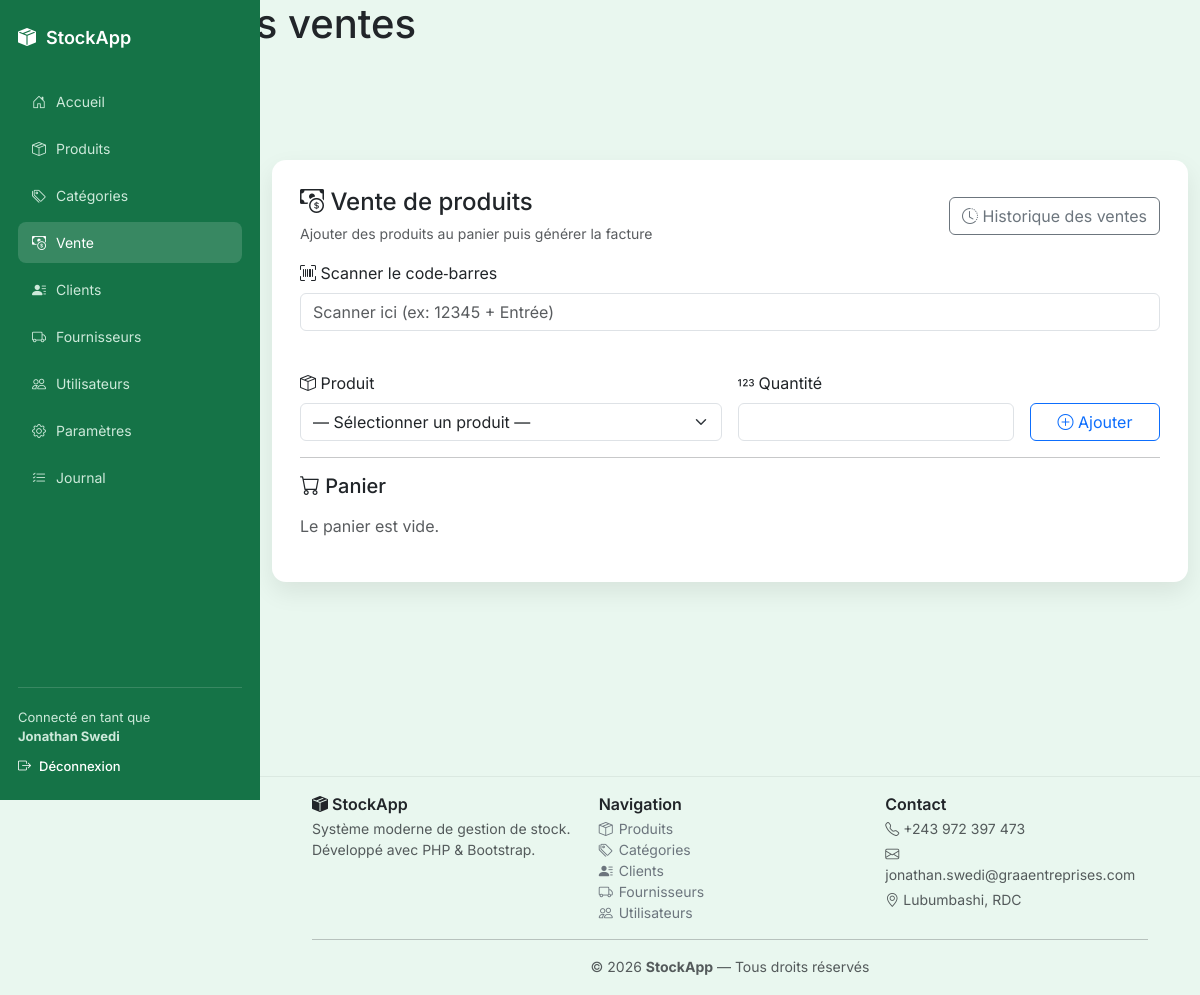
Page /index.php?action=sales (signed in) on the earlier database version.
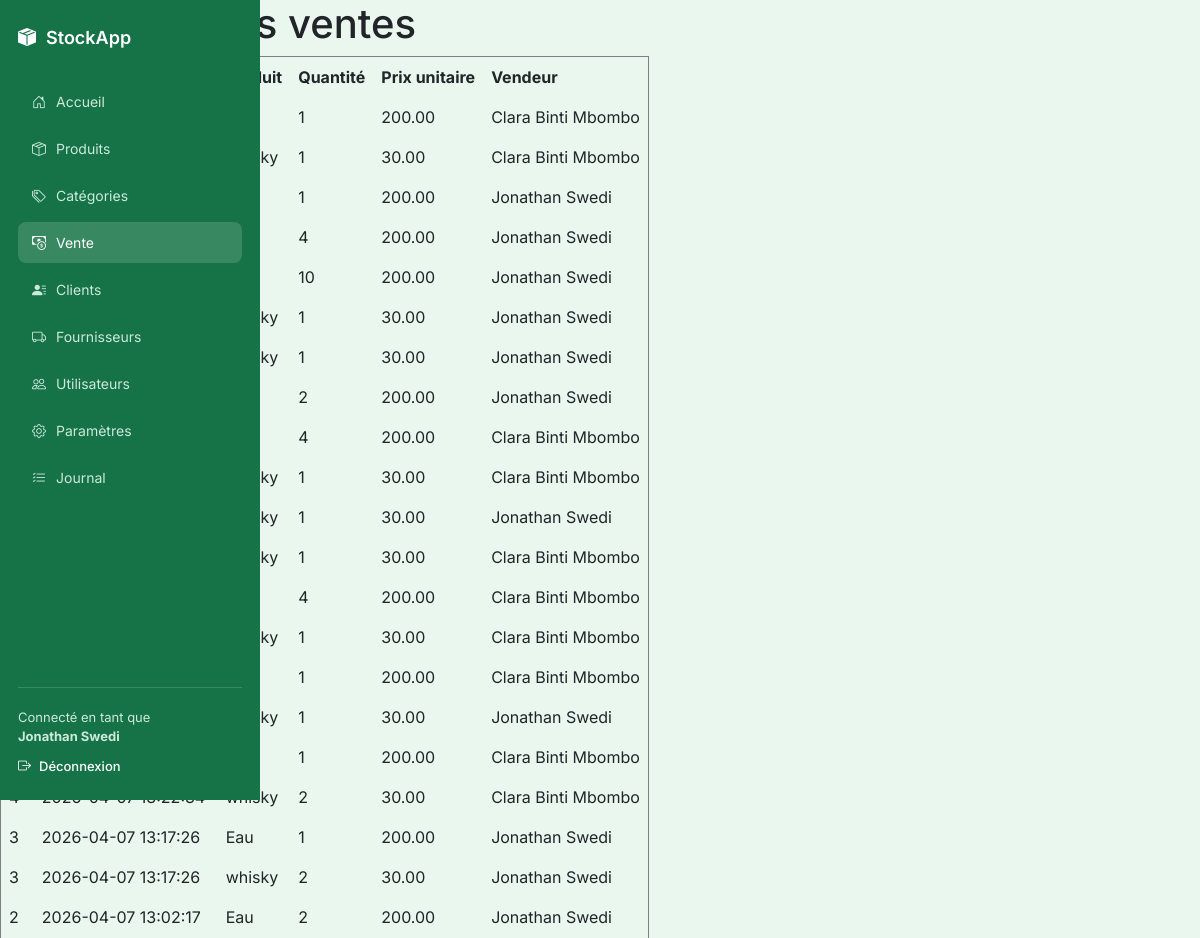
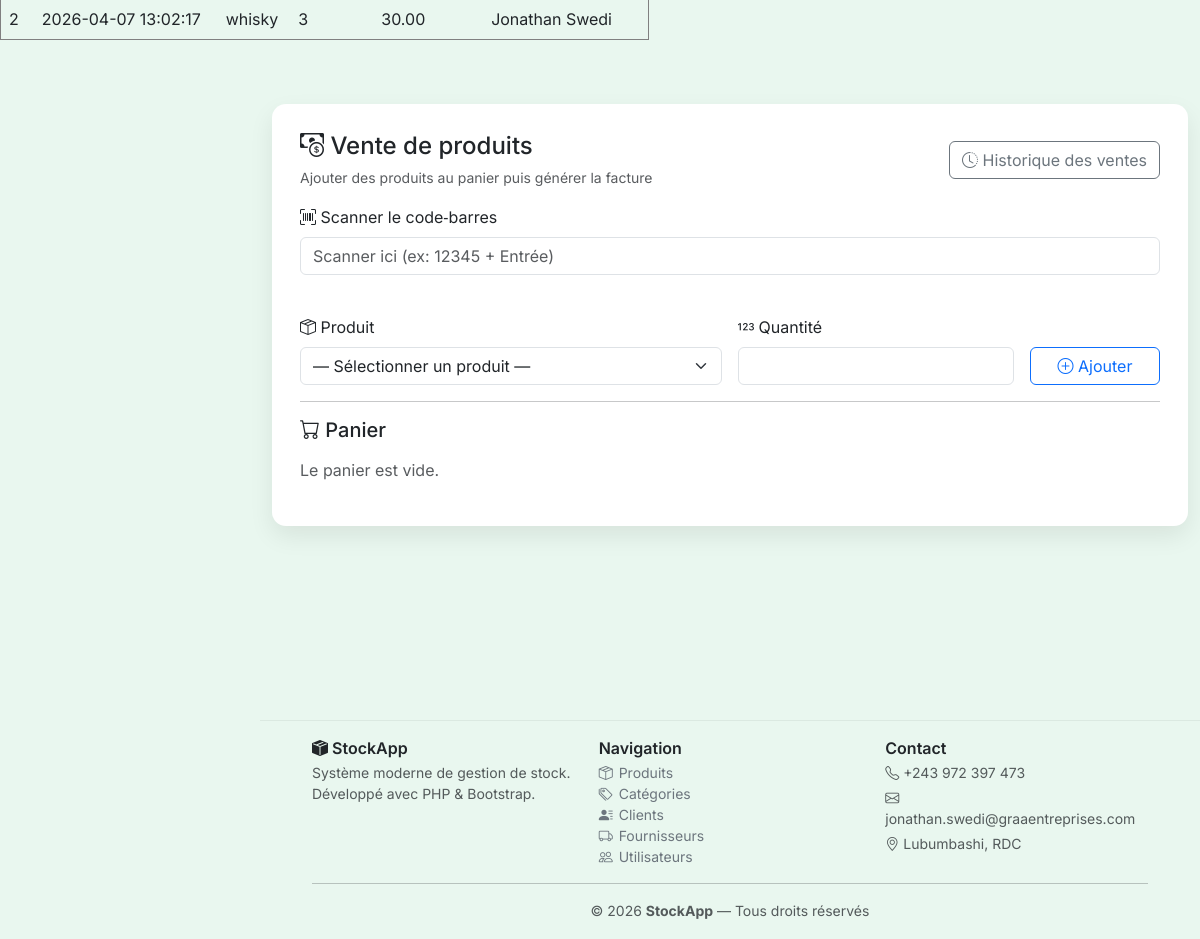
Same page on the later database version (2 pictures, top to bottom).
### tables this page shows
CREATE TABLE `sales` (
  `id` int(11) NOT NULL,
  `user_id` int(11) NOT NULL,
  `created_at` timestamp NOT NULL DEFAULT current_timestamp(),
  `total_amount` decimal(10,2) NOT NULL DEFAULT 0.00,
  `payment_method` enum('cash','mobile') NOT NULL DEFAULT 'cash'
);

CREATE TABLE `sale_items` (
  `id` int(11) NOT NULL,
  `sale_id` int(11) NOT NULL,
  `product_id` int(11) NOT NULL,
  `quantity` int(11) NOT NULL,
  `unit_price` decimal(10,2) NOT NULL,
  `total_price` decimal(10,2) NOT NULL
);

CREATE TABLE `users` (
  `id` int(11) NOT NULL,
  `name` varchar(150) NOT NULL,
  `email` varchar(150) NOT NULL,
  `password` varchar(255) NOT NULL,
  `role` enum('admin','staff') DEFAULT 'staff',
  `created_at` timestamp NOT NULL DEFAULT current_timestamp(),
  `role_id` int(11) NOT NULL DEFAULT 1,
  `is_active` tinyint(1) NOT NULL DEFAULT 1
);

CREATE TABLE `products` (
  `id` int(11) NOT NULL,
  `name` varchar(150) NOT NULL,
  `description` text DEFAULT NULL,
  `price` decimal(10,2) NOT NULL,
  `purchase_price` decimal(10,2) DEFAULT NULL,
  `quantity` int(11) DEFAULT 0,
  `barcode` varchar(100) DEFAULT NULL,
  `category_id` int(11) DEFAULT NULL,
  `created_at` timestamp NOT NULL DEFAULT current_timestamp()
);

### App/Controllers/ControllerSale.php (called while the page is built, shortened)
<?php
require_once './App/Models/Sale.php';
class ControllerSale
{
    public function index()
    {
        $saleModel = new Sale();
$sales = $saleModel->getSalesHistory();
require 'views/sales/history.php';
        require './App/Views/Sales/index.php';
    }
}

### App/config/database.php (called while the page is built)
<?php
return [
    'host' => 'localhost',
    'dbname' => 'stock_app',
    'username' => 'root',
    'password' => '',
    'charset' => 'utf8'
];
?>

### App/Models/database.php (called while the page is built)
<?php
class Database
{
    private $conn = null;
    public function __construct()
    {
        if ($this->conn === null) {
            $config = require __DIR__ . '/../config/database.php';
            $host     = $config['host'];
            $dbname   = $config['dbname'];
            $username = $config['username'];
            $password = $config['password'];
            try {
                $this->conn = new PDO(
                    "mysql:host=$host;dbname=$dbname;charset=utf8",
                    $username,
                    $password
                );
                $this->conn->setAttribute(PDO::ATTR_ERRMODE, PDO::ERRMODE_EXCEPTION);
            } catch (PDOException $e) {
                die("Erreur de connexion à la base de données : " . $e->getMessage());
            }
        }
    }
    public function getConnection()
    {
        return $this->conn;
    }
}
?>

### App/Models/Sale.php (called while the page is built, shortened)
    <?php
    class Sale
    {
        private $pdo;
        public function __construct()
        {
            $database = new Database();
            $this->pdo = $database->getConnection();
        }
        public function getSalesHistory(): array
{
    $sql = "
        SELECT
            s.id,
            s.created_at,
            p.name AS product_name,
            si.quantity,
            si.unit_price AS price,
            u.name AS user_name
        FROM sales s
        JOIN sale_items si ON si.sale_id = s.id
        JOIN products p ON p.id = si.product_id
        JOIN users u ON u.id = s.user_id
        ORDER BY s.created_at DESC
    ";
    $stmt = $this->pdo->prepare($sql);
    $stmt->execute();
    return $stmt->fetchAll(PDO::FETCH_ASSOC);
}
    }

### App/Views/Sales/history.php (the view, shortened to what this page needs)
<!DOCTYPE html>
<html lang="fr">
<head>
</head>
<body>
<h1>Historique des ventes</h1>
<?php if (empty($sales)): ?>
    <p>Aucune vente enregistrée.</p>
<?php else: ?>
<table border="1" cellpadding="8" cellspacing="0">
    <thead>
        <tr>
            <th>ID</th>
            <th>Date</th>
            <th>Produit</th>
            <th>Quantité</th>
            <th>Prix unitaire</th>
            <th>Vendeur</th>
        </tr>
    </thead>
    <tbody>
        <?php foreach ($sales as $sale): ?>
            <tr>
                <td><?= htmlspecialchars($sale['id']) ?></td>
                <td><?= htmlspecialchars($sale['created_at']) ?></td>
                <td><?= htmlspecialchars($sale['product_name']) ?></td>
                <td><?= htmlspecialchars($sale['quantity']) ?></td>
                <td><?= htmlspecialchars($sale['price']) ?></td>
                <td><?= htmlspecialchars($sale['user_name']) ?></td>
            </tr>
        <?php endforeach; ?>
    </tbody>
</table>
<?php endif; ?>
</body>
</html>

Differences in the rows shown:
added sales: sale_items.quantity "1", sale_items.unit_price "200.00", user.name "Clara Binti Mbombo", sale_items.unit_price "30.00"
added sales: sale_items.quantity "1", sale_items.unit_price "200.00", user.name "Jonathan Swedi"
added sales: sale_items.quantity "4", sale_items.unit_price "200.00", user.name "Jonathan Swedi"
added sales: sale_items.quantity "10", sale_items.unit_price "200.00", user.name "Jonathan Swedi"
added sales: sale_items.quantity "1", sale_items.unit_price "30.00", user.name "Jonathan Swedi"
added sales: sale_items.quantity "1", sale_items.unit_price "30.00", user.name "Jonathan Swedi", sale_items.quantity "2", sale_items.unit_price "200.00"
added sales: sale_items.quantity "4", sale_items.unit_price "200.00", user.name "Clara Binti Mbombo", sale_items.quantity "1", sale_items.unit_price "30.00"
added sales: sale_items.quantity "1", sale_items.unit_price "30.00", user.name "Jonathan Swedi"
added sales: sale_items.quantity "1", sale_items.unit_price "30.00", user.name "Clara Binti Mbombo", sale_items.quantity "4", sale_items.unit_price "200.00"
added sales: sale_items.quantity "1", sale_items.unit_price "30.00", user.name "Clara Binti Mbombo"
added sales: sale_items.quantity "1", sale_items.unit_price "200.00", user.name "Clara Binti Mbombo"
added sales: sale_items.quantity "1", sale_items.unit_price "30.00", user.name "Jonathan Swedi"
added sales: sale_items.quantity "1", sale_items.unit_price "200.00", user.name "Clara Binti Mbombo", sale_items.quantity "2", sale_items.unit_price "30.00"
added sales: id "3", created_at "2026-04-07 13:17:26", products.name "Eau", sale_items.quantity "1", sale_items.unit_price "200.00", user.name "Jonathan Swedi", products.name "whisky", sale_items.quantity "2", sale_items.unit_price "30.00"
added sales: id "2", created_at "2026-04-07 13:02:17", products.name "Eau", sale_items.quantity "2", sale_items.unit_price "200.00", user.name "Jonathan Swedi", products.name "whisky", sale_items.quantity "3", sale_items.unit_price "30.00"
Other differences:
text now shown: "Quantité Prix unitaire Vendeur"
